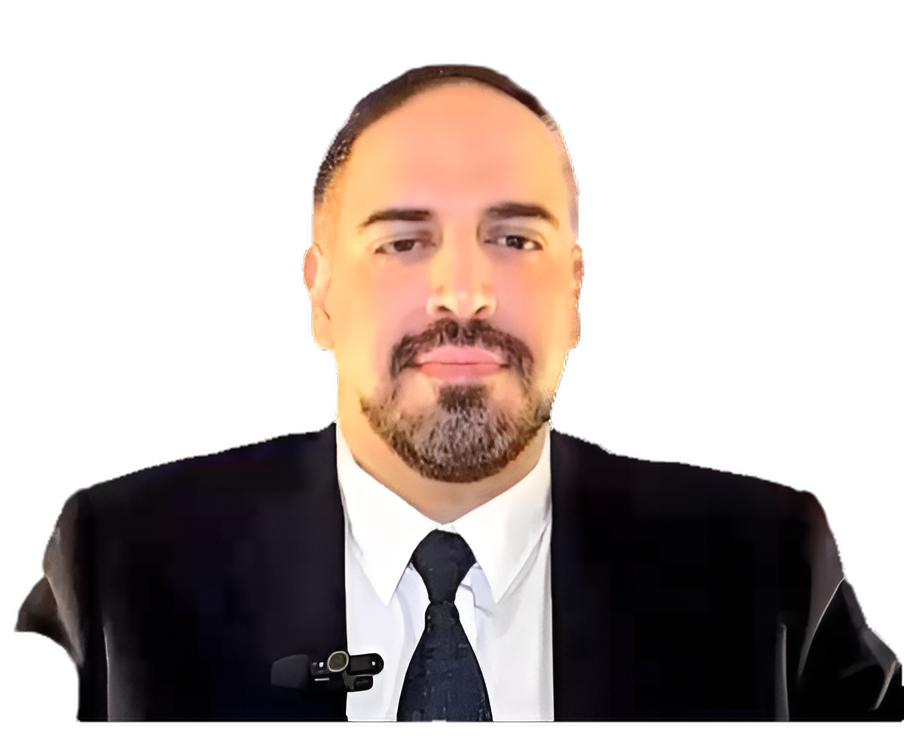
#> input picture projects/P001/prepared/person-upscaled-v01.png, 904 x 746 px, found by its file name
$ python final_portrait_asset.py
#> lines starting #> are read from the running program, lines starting #| are printed output that depends on the picture
### image-preparation/smart_portrait_crop.py
"""Smart portrait crop for the Memorial Design Pipeline.

Place a transparent RGBA cutout onto a fixed canvas using only geometry:
alpha bounding box, uniform (1:1) copy, and transparent padding.

No scaling, stretching, generation, outpainting, or pixel mutation.
"""

from __future__ import annotations

import argparse
import json
from pathlib import Path

import numpy as np
from PIL import Image

DEFAULT_WIDTH = 1080
DEFAULT_HEIGHT = 810
ALPHA_THRESHOLD = 8
BBOX_PAD_PX = 2
HEADROOM_RATIO = 0.10  # fraction of canvas height above the subject when it fully fits


def _load_rgba(path: Path) -> np.ndarray:
    with Image.open(path) as im:
        return np.array(im.convert("RGBA"))


def subject_bbox(alpha: np.ndarray, threshold: int = ALPHA_THRESHOLD) -> tuple[int, int, int, int]:
    """Return exclusive (x0, y0, x1, y1) covering pixels with alpha > threshold."""
    ys, xs = np.where(alpha > threshold)
    if xs.size == 0:
        raise ValueError("No subject found in the alpha channel.")
    return int(xs.min()), int(ys.min()), int(xs.max()) + 1, int(ys.max()) + 1


def expand_bbox(
    bbox: tuple[int, int, int, int],
    src_w: int,
    src_h: int,
    pad: int = BBOX_PAD_PX,
) -> tuple[int, int, int, int]:
    x0, y0, x1, y1 = bbox
    return (
        max(0, x0 - pad),
        max(0, y0 - pad),
        min(src_w, x1 + pad),
        min(src_h, y1 + pad),
    )


def source_window(
    bbox: tuple[int, int, int, int],
    canvas_w: int,
    canvas_h: int,
) -> tuple[int, int, int, int]:
    """Choose a 1:1 source crop that never exceeds the canvas.

    If the subject is larger than the canvas, keep the top of the bbox (head)
    and as much width/shoulders as possible. Never scale.
    """
    x0, y0, x1, y1 = bbox
    sw, sh = x1 - x0, y1 - y0

    win_w = min(sw, canvas_w)
    win_h = min(sh, canvas_h)

    # Horizontal: center on the subject; clamp to bbox.
    cx = x0 + sw // 2
    sx0 = cx - win_w // 2
    sx0 = min(max(sx0, x0), x1 - win_w)
    sx1 = sx0 + win_w

    # Vertical: lock to the top of the bbox so the head is never clipped.
    sy0 = y0
    sy1 = sy0 + win_h
    if sy1 > y1:
        sy1 = y1
        sy0 = sy1 - win_h

    return sx0, sy0, sx1, sy1


def destination_origin(
    win_w: int,
    win_h: int,
    canvas_w: int,
    canvas_h: int,
    headroom_ratio: float = HEADROOM_RATIO,
) -> tuple[int, int]:
    """Place the 1:1 window on the canvas with editorial headroom when it fits."""
    dx = (canvas_w - win_w) // 2

    leftover = canvas_h - win_h
    if leftover <= 0:
        dy = 0
    else:
        preferred = int(round(canvas_h * headroom_ratio))
        dy = min(preferred, leftover)
        # If preferred headroom would pin the subject to the bottom edge, center instead.
        if leftover - dy < canvas_h * 0.04:
            dy = leftover // 2

    return dx, dy


def copy_window(
    src: np.ndarray,
    window: tuple[int, int, int, int],
    canvas_w: int,
    canvas_h: int,
    dest_xy: tuple[int, int],
) -> np.ndarray:
    sx0, sy0, sx1, sy1 = window
    dx, dy = dest_xy
    win_w, win_h = sx1 - sx0, sy1 - sy0

    canvas = np.zeros((canvas_h, canvas_w, 4), dtype=np.uint8)
    canvas[dy : dy + win_h, dx : dx + win_w] = src[sy0:sy1, sx0:sx1]
    return canvas


# [171 lines left out: functions validate, prepare_portrait, resolve_input, parse_args, main, not called in this run]


# [2 lines that do not run on import are left out]

### image-preparation/final_portrait_asset.py
"""Final 1080×810 portrait master for the Memorial Design Pipeline.

Geometric composition only: 1:1 copy of the validated 2× RGBA cutout onto a
transparent canvas. No upscale, no generation, no retouch, no distortion.
"""

from __future__ import annotations

import argparse
import json
import sys
from pathlib import Path

import numpy as np
from PIL import Image

sys.path.insert(0, str(Path(__file__).resolve().parent))
from smart_portrait_crop import (  # noqa: E402
    DEFAULT_HEIGHT,
    DEFAULT_WIDTH,
    copy_window,
    destination_origin,
    expand_bbox,
    source_window,
    subject_bbox,
    _load_rgba,
)

PIPELINE = "MEMORIAL_PORTRAIT_PREP_V1_4"


def validate_final(
    src: np.ndarray,
    out: np.ndarray,
    window: tuple[int, int, int, int],
    dest_xy: tuple[int, int],
    bbox: tuple[int, int, int, int],
    canvas_w: int,
    canvas_h: int,
) -> dict:
    sx0, sy0, sx1, sy1 = window
    dx, dy = dest_xy
    win_w, win_h = sx1 - sx0, sy1 - sy0
    copied = src[sy0:sy1, sx0:sx1]
    placed = out[dy : dy + win_h, dx : dx + win_w]

    pixels_equal = bool(np.array_equal(copied, placed))
    generated_pixels = 0
    modified_source_pixels = 0 if pixels_equal else int(np.any(copied != placed, axis=2).sum())
    distortion = False
    aspect_ratio_changed = False

    bbox_w, bbox_h = bbox[2] - bbox[0], bbox[3] - bbox[1]
    complete_subject = win_w == bbox_w and win_h == bbox_h
    head_clipped = sy0 > bbox[1] or not complete_subject
    shoulders_lost = not complete_subject
    clothing_lost = not complete_subject

    has_alpha = out.shape[2] == 4
    dims_ok = out.shape[0] == canvas_h and out.shape[1] == canvas_w
    left = dx
    right = canvas_w - dx - win_w
    professionally_centered = abs(left - right) <= 1

    # Destination outside the copied window must stay fully transparent.
    mask = np.ones((canvas_h, canvas_w), dtype=bool)
    mask[dy : dy + win_h, dx : dx + win_w] = False
    outside_clean = bool(np.all(out[mask] == 0))

    failures: list[str] = []
    if not dims_ok:
        failures.append(f"dimensions are {out.shape[1]}x{out.shape[0]}, expected {canvas_w}x{canvas_h}")
    if not has_alpha:
        failures.append("alpha channel is missing")
    if not complete_subject:
        failures.append("subject does not fit at 1:1; cropping is not allowed for the final asset")
    if head_clipped:
        failures.append("head is clipped")
    if shoulders_lost or clothing_lost:
        failures.append("shoulders or clothing were cropped")
    if not pixels_equal or modified_source_pixels != 0:
        failures.append("source pixels were modified")
    if generated_pixels != 0:
        failures.append("generated pixels are present")
    if distortion or aspect_ratio_changed:
        failures.append("distortion or aspect-ratio change detected")
    if not professionally_centered:
        failures.append(f"horizontal centering is uneven (left {left}, right {right})")
    if not outside_clean:
        failures.append("pixels exist outside the copied source window")

    return {
        "pixels_copied_unchanged": int(copied.size // 4),
        "modified_source_pixels": modified_source_pixels,
        "generated_pixels": generated_pixels,
        "distortion": distortion,
        "aspect_ratio_changed": aspect_ratio_changed,
        "complete_subject_copied": complete_subject,
        "head_clipped": head_clipped,
        "shoulders_lost": shoulders_lost,
        "professionally_centered": professionally_centered,
        "has_alpha": has_alpha,
        "dimensions_ok": dims_ok,
        "failures": failures,
        "quality_gate": "FAIL" if failures else "PASS",
    }


def compose_final(
    input_path: Path,
    output_path: Path,
    canvas_w: int = DEFAULT_WIDTH,
    canvas_h: int = DEFAULT_HEIGHT,
) -> dict:
    src = _load_rgba(input_path)
    src_h, src_w = src.shape[:2]
    bbox = expand_bbox(subject_bbox(src[:, :, 3]), src_w, src_h)
    window = source_window(bbox, canvas_w, canvas_h)
    sx0, sy0, sx1, sy1 = window
    win_w, win_h = sx1 - sx0, sy1 - sy0
    dest_xy = destination_origin(win_w, win_h, canvas_w, canvas_h)
    dx, dy = dest_xy

    out = copy_window(src, window, canvas_w, canvas_h, dest_xy)
    gate = validate_final(src, out, window, dest_xy, bbox, canvas_w, canvas_h)

    output_path.parent.mkdir(parents=True, exist_ok=True)
    Image.fromarray(out, "RGBA").save(output_path, "PNG")

    occupancy = int((out[:, :, 3] > 0).sum()) / float(canvas_w * canvas_h)

    return {
        "pipeline": PIPELINE,
        "input": str(input_path),
        "output": str(output_path),
        "input_dimensions": [src_w, src_h],
        "output_dimensions": [int(out.shape[1]), int(out.shape[0])],
        "subject_bounding_box": {
            "x0": bbox[0],
            "y0": bbox[1],
            "x1": bbox[2],
            "y1": bbox[3],
            "width": bbox[2] - bbox[0],
            "height": bbox[3] - bbox[1],
        },
        "subject_position": {"x": dx, "y": dy, "width": win_w, "height": win_h},
        "margins": {
            "top": dy,
            "left": dx,
            "right": canvas_w - dx - win_w,
            "bottom": canvas_h - dy - win_h,
        },
        "percentage_of_canvas_occupied_by_subject": round(occupancy * 100.0, 4),
        "number_of_source_pixels_copied": gate["pixels_copied_unchanged"],
        "number_of_generated_pixels": gate["generated_pixels"],
        "number_of_modified_source_pixels": gate["modified_source_pixels"],
        "aspect_ratio_changed": "YES" if gate["aspect_ratio_changed"] else "NO",
        "distortion_occurred": "NO" if not gate["distortion"] else "YES",
        "source_pixels_modified": "NO" if gate["modified_source_pixels"] == 0 else "YES",
        "alpha_preserved": "YES" if gate["has_alpha"] else "NO",
        "complete_subject_copied": gate["complete_subject_copied"],
        "quality_gate": gate["quality_gate"],
        "quality_gate_failures": gate["failures"],
        "notes": [
            "Geometric 1:1 copy of the validated 2× Real-ESRGAN cutout onto a transparent 1080×810 canvas.",
            "No second upscale, no generation, no face retouch.",
        ],
    }


def parse_args() -> argparse.Namespace:
    parser = argparse.ArgumentParser(description="Compose the final 1080×810 memorial portrait asset.")
    parser.add_argument(
        "--input",
        type=Path,
        default=Path("projects/P001/prepared/person-upscaled-v01.png"),
    )
    parser.add_argument(
        "--output",
        type=Path,
        default=Path("projects/P001/prepared/person-final.png"),
    )
    parser.add_argument(
        "--report",
        type=Path,
        default=Path("reports/P001/person-final.json"),
    )
    parser.add_argument("--width", type=int, default=DEFAULT_WIDTH)
    parser.add_argument("--height", type=int, default=DEFAULT_HEIGHT)
    return parser.parse_args()


def main() -> int:
    args = parse_args()
    if not args.input.exists():
        raise FileNotFoundError(f"Required 2× input not found: {args.input}")
    report = compose_final(args.input, args.output, args.width, args.height)
#> in _load_rgba, im is the input picture: PIL image 904x746 RGBA; mean R, G, B, A 48.5, 39, 35.4, 113.8
#> in expand_bbox, `x0, y0, x1, y1 = bbox`: x0 = 13; y0 = 63; x1 = 904; y1 = 723
#> in compose_final, `bbox = expand_bbox(subject_bbox(src[:, :, 3]), src_w, src_h)`: bbox = (11, 61, 904, 725)
#> in source_window, `x0, y0, x1, y1 = bbox`: x0 = 11; y0 = 61; x1 = 904; y1 = 725
#> in source_window, `sw, sh = x1 - x0, y1 - y0`: sw = 893; sh = 664
#> in source_window, `win_w = min(sw, canvas_w)`: win_w = 893
#> in source_window, `win_h = min(sh, canvas_h)`: win_h = 664
#> in source_window, `cx = x0 + sw // 2`: cx = 457
#> in source_window, `sx0 = cx - win_w // 2`: sx0 = 11
#> in source_window, `sx1 = sx0 + win_w`: sx1 = 904
#> in source_window, `sy0 = y0`: sy0 = 61
#> in source_window, `sy1 = sy0 + win_h`: sy1 = 725
#> in compose_final, `window = source_window(bbox, canvas_w, canvas_h)`: window = (11, 61, 904, 725)
#> in compose_final, `sx0, sy0, sx1, sy1 = window`: sx0 = 11; sy0 = 61; sx1 = 904; sy1 = 725
#> in compose_final, `win_w, win_h = sx1 - sx0, sy1 - sy0`: win_w = 893; win_h = 664
#> in destination_origin, `dx = (canvas_w - win_w) // 2`: dx = 93
#> in destination_origin, `leftover = canvas_h - win_h`: leftover = 146
#> in destination_origin, `dy = min(preferred, leftover)`: dy = 81
#> in compose_final, `dest_xy = destination_origin(win_w, win_h, canvas_w, canvas_h)`: dest_xy = (93, 81)
#> in compose_final, `dx, dy = dest_xy`: dx = 93; dy = 81
#> in copy_window, `sx0, sy0, sx1, sy1 = window`: sx0 = 11; sy0 = 61; sx1 = 904; sy1 = 725
#> in copy_window, `dx, dy = dest_xy`: dx = 93; dy = 81
#> in copy_window, `win_w, win_h = sx1 - sx0, sy1 - sy0`: win_w = 893; win_h = 664
#> in copy_window, `canvas[dy : dy + win_h, dx : dx + win_w] = src[sy0:sy1, sx0:sx1]`:
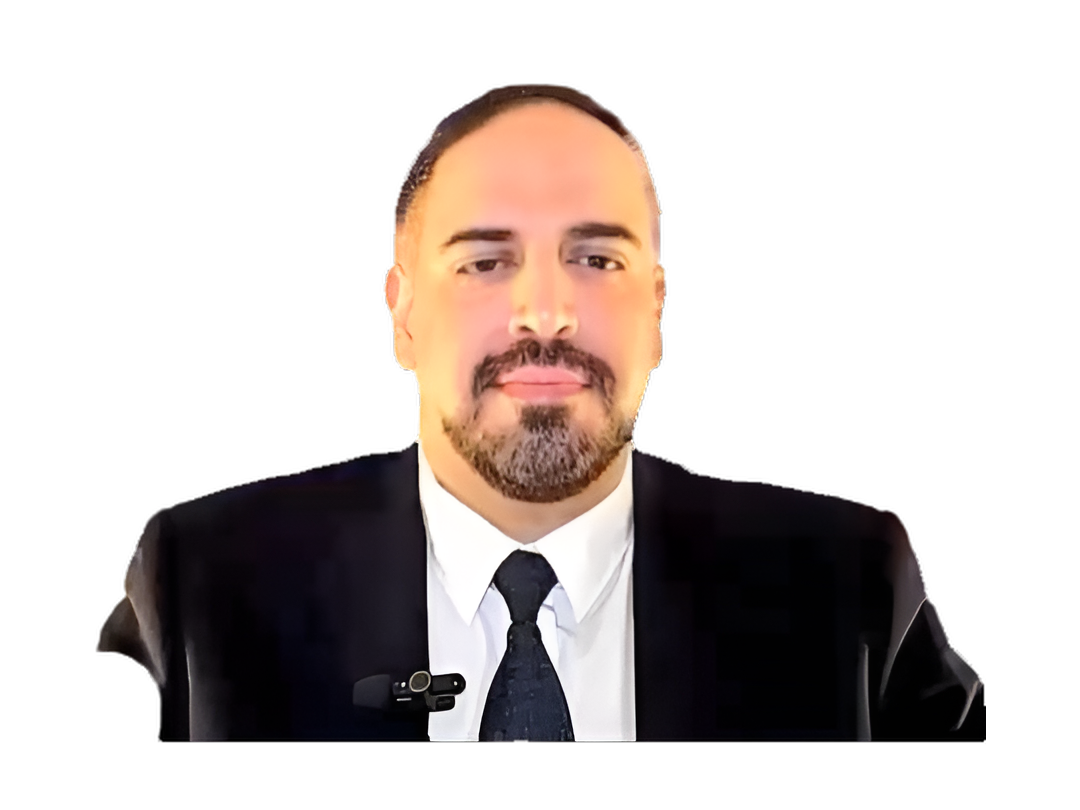
#> canvas: shape (810, 1080, 4); mean R, G, B, A 37.4, 30.1, 27.3, 87.7; transparent parts drawn white
#> in validate_final, `sx0, sy0, sx1, sy1 = window`: sx0 = 11; sy0 = 61; sx1 = 904; sy1 = 725
#> in validate_final, `dx, dy = dest_xy`: dx = 93; dy = 81
#> in validate_final, `win_w, win_h = sx1 - sx0, sy1 - sy0`: win_w = 893; win_h = 664
#> in validate_final, `copied = src[sy0:sy1, sx0:sx1]`:
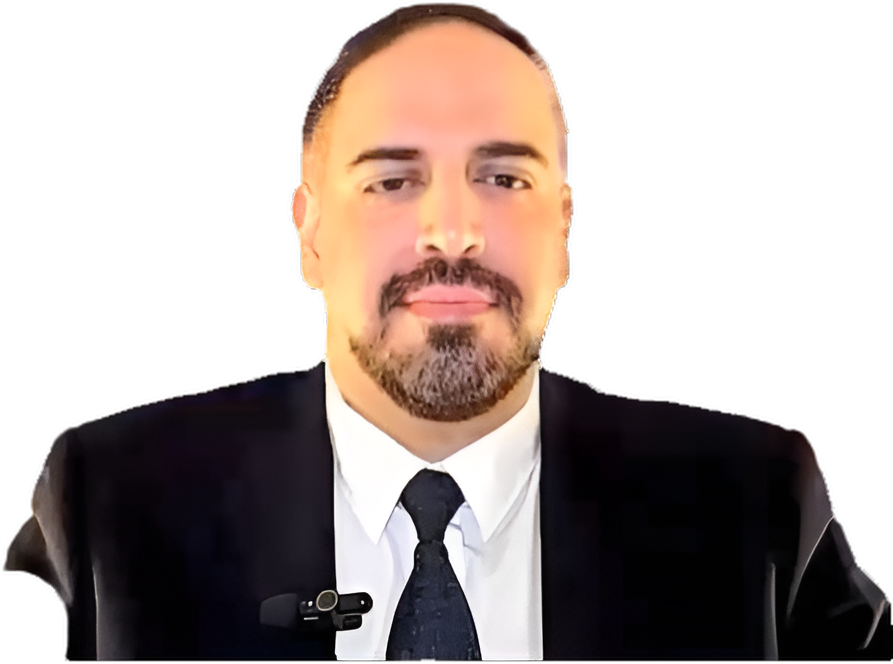
#> copied: shape (664, 893, 4); mean R, G, B, A 55.2, 44.3, 40.3, 129.4; transparent parts drawn white
#> in validate_final, `pixels_equal = bool(np.array_equal(copied, placed))`: pixels_equal = True
#> in validate_final, `modified_source_pixels = 0 if pixels_equal else int(np.any(copied != p..`: modified_source_pixels = 0
#> in validate_final, `bbox_w, bbox_h = bbox[2] - bbox[0], bbox[3] - bbox[1]`: bbox_w = 893; bbox_h = 664
#> in validate_final, `complete_subject = win_w == bbox_w and win_h == bbox_h`: complete_subject = True
#> in validate_final, `head_clipped = sy0 > bbox[1] or not complete_subject`: head_clipped = False
#> in validate_final, `left = dx`: left = 93
#> in validate_final, `right = canvas_w - dx - win_w`: right = 94
#> in validate_final, `professionally_centered = abs(left - right) <= 1`: professionally_centered = True
#> in compose_final, `gate = validate_final(src, out, window, dest_xy, bbox, canvas_w, canva..`: gate = 13 items
#> in compose_final, `occupancy = int((out[:, :, 3] > 0).sum()) / float(canvas_w * canvas_h)`: occupancy = 0.355
#> report = 20 items

    args.report.parent.mkdir(parents=True, exist_ok=True)
    args.report.write_text(json.dumps(report, indent=2), encoding="utf-8")
    print(json.dumps(report, indent=2))
#> (printed output is left out)
    return 0 if report.get("quality_gate") == "PASS" else 2


if __name__ == "__main__":
    raise SystemExit(main())
#> (the program exits here)
